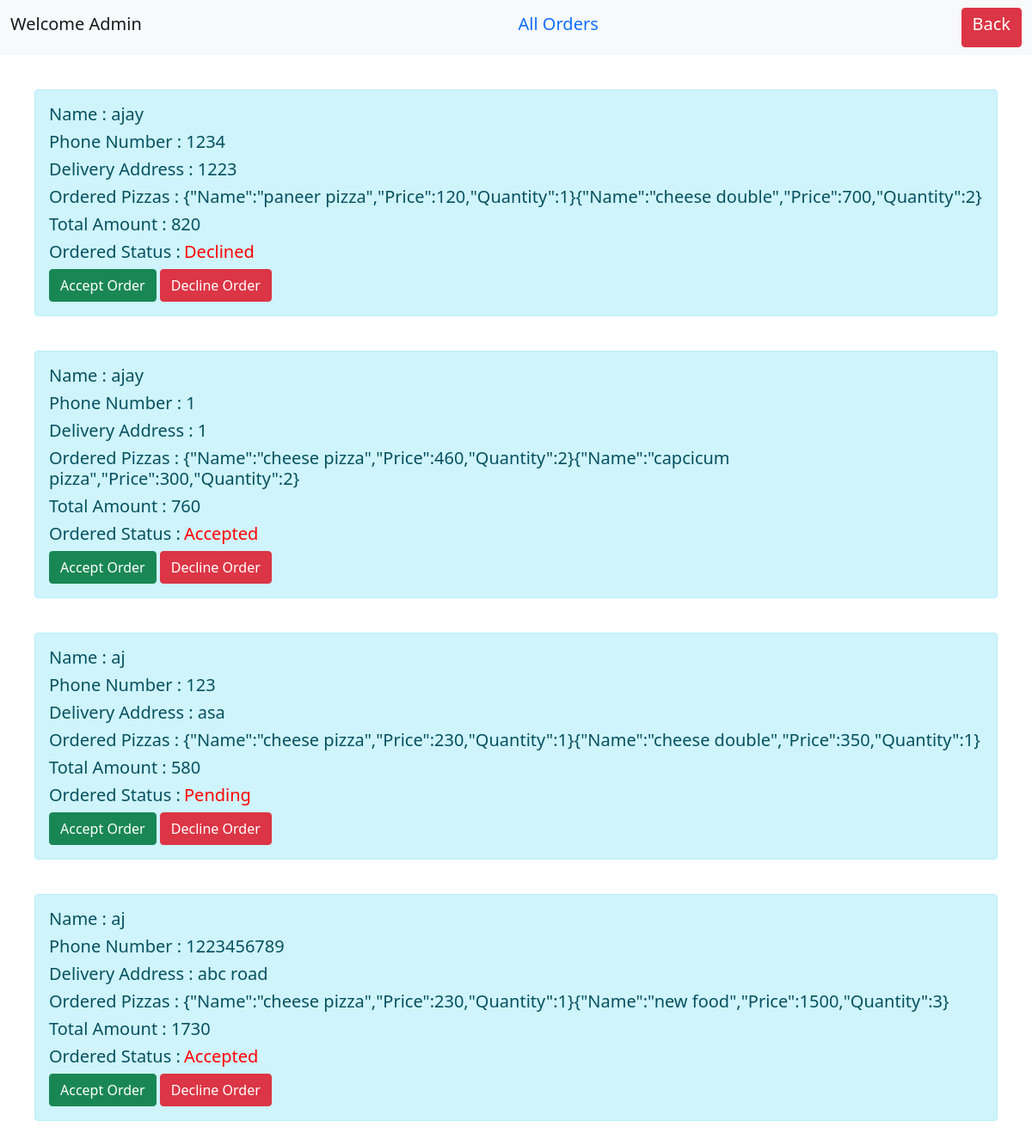
Page /adminallorders/ on the earlier database version.
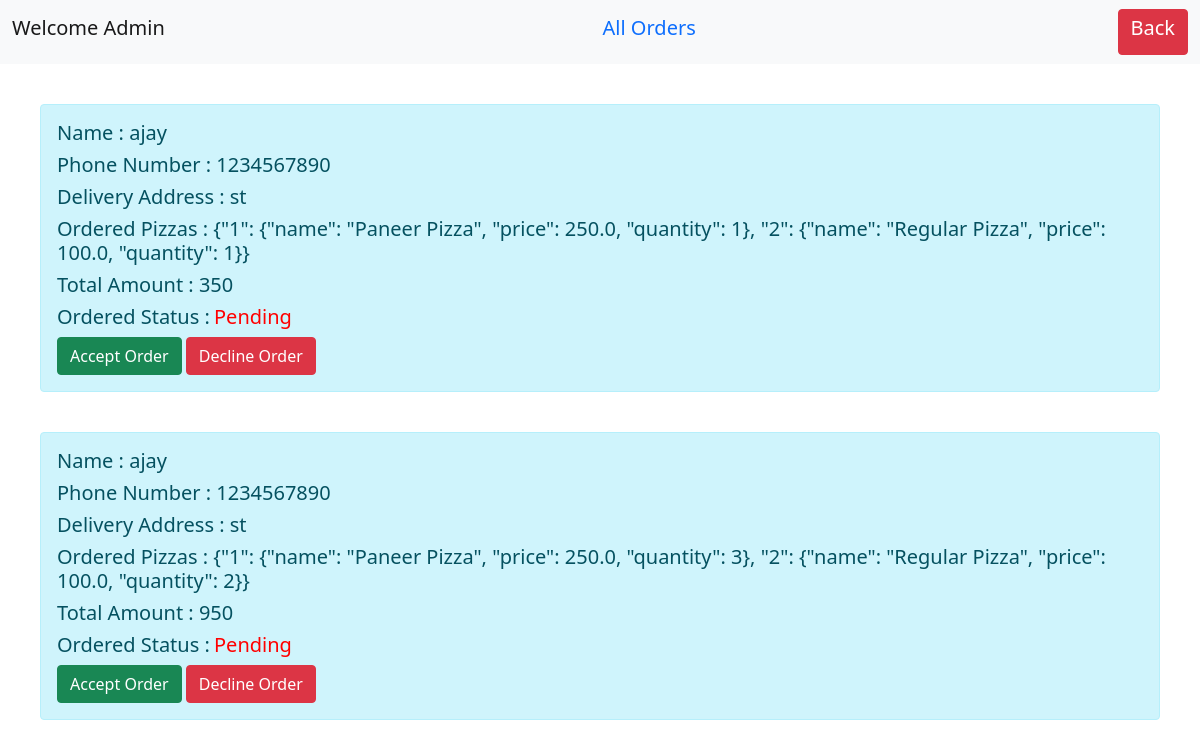
Same page on the later database version.
### pizzaapp/models.py (models this page shows, shortened)
class OrderModel(models.Model):
	username = models.CharField(max_length=10)
	phonno = models.CharField(max_length=10)
	address = models.CharField(max_length=100)
	ordereditems = models.CharField(max_length=500)
	status = models.CharField(max_length=10)
	totalAmount = models.IntegerField()
	created_date = models.DateTimeField()

### pizzaapp/views.py (the view)
# urls.py: path("adminallorders/",allorders),
def allorders(request):
	order_data = OrderModel.objects.all()
	context = {
		'orders' : order_data
		}
	return render(request,"pizzaapp/allorders.html",context)

### templates/pizzaapp/allorders.html
{% extends "base.html" %}
{% block content %}
<nav class="navbar navbar-light bg-light">
  <div class="container-fluid">
    <a class="navbar-brand"><h5> Welcome Admin </h5></a>
    <a href="/adminallorders/" class="nav-link" ><h5>All Orders</h5></a>
    <a href="/admin/homepage/" class="btn btn-danger"><h5>Back</h5></a>
  </div>
</nav>
{% for odr in orders %}
<div style="margin:40px" class="alert alert-info" role="alert">
    <h5>Name : {{odr.username}}</h5>
    <h5>Phone Number : {{odr.phonno}}</h5>
    <h5>Delivery Address : {{odr.address}}</h5>
    <h5>Ordered Pizzas : {{odr.ordereditems}}</h5>
    <h5>Total Amount : {{odr.totalAmount}}</h5>
    <h5 style="display: inline-block"> Ordered Status : </h5> <h5 style="color:red;display: inline-block">{{odr.status}}</h5><br>
    <a href="/acceptorder/{{odr.id}}/" class="btn btn-success">Accept Order</a>
    <a href="/declineorder/{{odr.id}}/" class="btn btn-danger">Decline Order</a>
</div>
{% endfor %}
{% endblock %}

### templates/base.html (shortened to what this page needs)
<!doctype html>
<html lang="en">
  <head>
    <link href="https://cdn.jsdelivr.net/npm/bootstrap@5.0.0-beta1/dist/css/bootstrap.min.css" rel="stylesheet">
  </head>
  <body>
{% block content %}
{% endblock %}
  </body>
</html>

Differences in the rows shown:
removed OrderModel: username "ajay", phonno "1234", address "1223", ordereditems "{\"Name\":\"paneer pizza\",\"Price\":120,\"Quantity\":1}{\"Name\":\"cheese double\",\"Price\":700,\"Quantity\":2}", totalAmount "820", status "Declined"
removed OrderModel: username "ajay", phonno "1", address "1", ordereditems "{\"Name\":\"cheese pizza\",\"Price\":460,\"Quantity\":2}{\"Name\":\"capcicum pizza\",\"Price\":300,\"Quantity\":2}", totalAmount "760", status "Accepted"
removed OrderModel: username "aj", phonno "123", address "asa", ordereditems "{\"Name\":\"cheese pizza\",\"Price\":230,\"Quantity\":1}{\"Name\":\"cheese double\",\"Price\":350,\"Quantity\":1}", totalAmount "580", status "Pending"
removed OrderModel: username "aj", phonno "1223456789", address "abc road", ordereditems "{\"Name\":\"cheese pizza\",\"Price\":230,\"Quantity\":1}{\"Name\":\"new food\",\"Price\":1500,\"Quantity\":3}", totalAmount "1730", status "Accepted"
added OrderModel: username "ajay", phonno "1234567890", address "st", ordereditems "{\"1\": {\"name\": \"Paneer Pizza\", \"price\": 250.0, \"quantity\": 1}, \"2\": {\"name\": \"Regular Pizza\", \"price\": 100.0, \"quantity\": 1}}", totalAmount "350", status "Pending"
added OrderModel: username "ajay", phonno "1234567890", address "st", ordereditems "{\"1\": {\"name\": \"Paneer Pizza\", \"price\": 250.0, \"quantity\": 3}, \"2\": {\"name\": \"Regular Pizza\", \"price\": 100.0, \"quantity\": 2}}", totalAmount "950", status "Pending"
